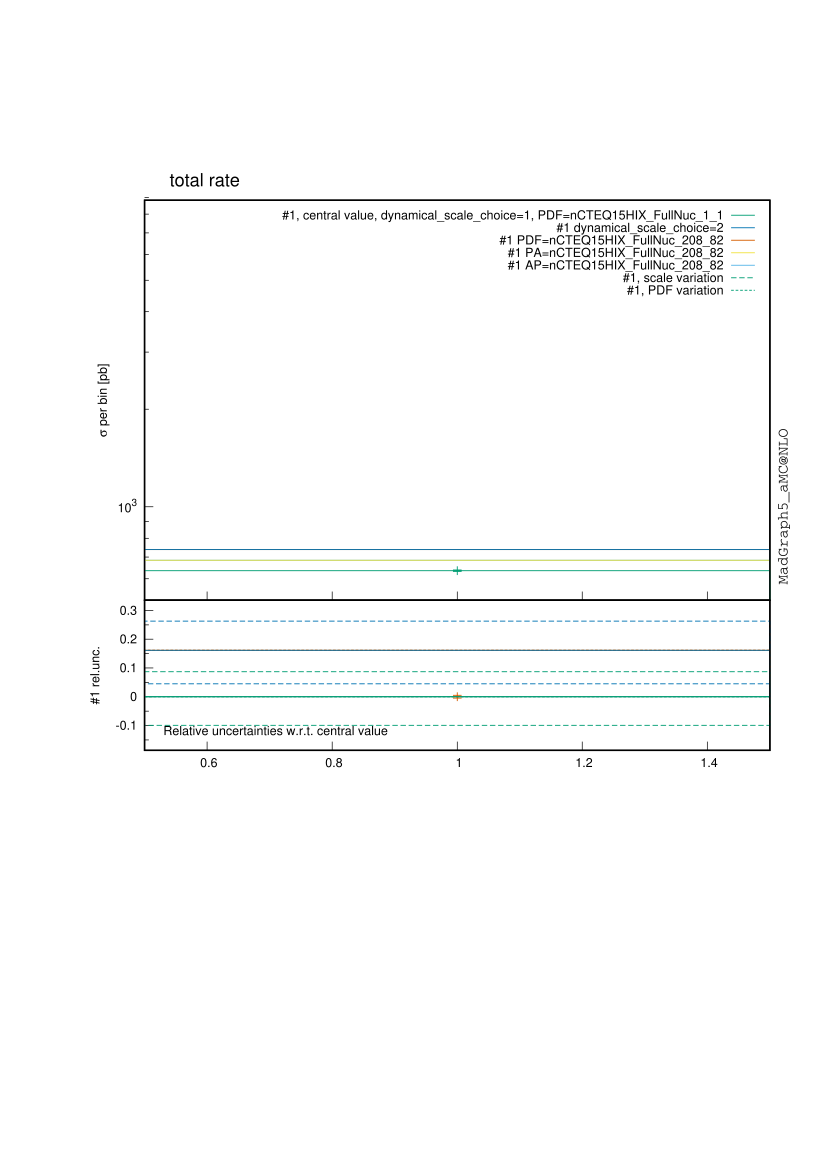

Generate this figure with gnuplot:

################################################################################
#
# This gnuplot file was generated by MadGraph5_aMC@NLO project, a program which 
# automatically generates Feynman diagrams and matrix elements for arbitrary
# high-energy processes in the Standard Model and beyond. It also perform the
# integration and/or generate events for these processes, at LO and NLO accuracy.
#
# For more information, visit madgraph.phys.ucl.ac.be and amcatnlo.web.cern.ch
#
################################################################################
# /home/charlie/research/mg5amcnlo_RPA_PineAPPL/test_pp2ttbar_PineAPPL/bin/internal/histograms.py /home/charlie/research/mg5amcnlo_RPA_PineAPPL/test_pp2ttbar_PineAPPL/SubProcesses/P0_gg_ttx/all_G1/MADatNLO.HwU /home/charlie/research/mg5amcnlo_RPA_PineAPPL/test_pp2ttbar_PineAPPL/SubProcesses/P0_uxu_ttx/all_G1/MADatNLO.HwU /home/charlie/research/mg5amcnlo_RPA_PineAPPL/test_pp2ttbar_PineAPPL/SubProcesses/P0_uux_ttx/all_G1/MADatNLO.HwU --out=/home/charlie/research/mg5amcnlo_RPA_PineAPPL/test_pp2ttbar_PineAPPL/Events/run_01/MADatNLO --gnuplot --band=[] --lhapdf-config=lhapdf-config --sum --keep_all_weights --no_open
reset

set lmargin 10
set rmargin 0
set terminal postscript portrait enhanced color "Helvetica" 9 
# The pdf terminal offers transparency support, but you will have to adapt things a bit
#set terminal pdf enhanced font "Helvetica 12" lw 1.0 dashed size 29.7cm, 21cm
set key font ",9"
set key samplen "2"
set output "MADatNLO.ps"

# This is the "PODO" color palette of gnuplot v.5, but with the order
# changed: palette of colors selected to be easily distinguishable by
# color-blind individuals with either protanopia or deuteranopia. Bang
# Wong [2011] Nature Methods 8, 441.

set style line   1 lt 1 lc rgb "#009e73" lw 1.3
set style line 101 lt 1 lc rgb "#009e73" lw 1.3 dt (6,3)
set style line  11 lt 2 lc rgb "#009e73" lw 1.3 dt (6,3)
set style line  21 lt 4 lc rgb "#009e73" lw 1.3 dt (3,2)
set style line  31 lt 6 lc rgb "#009e73" lw 1.3 dt (2,1)
set style line  41 lt 8 lc rgb "#009e73" lw 1.3 dt (4,3)

set style line   2 lt 1 lc rgb "#0072b2" lw 1.3
set style line 102 lt 1 lc rgb "#0072b2" lw 1.3 dt (6,3)
set style line  12 lt 2 lc rgb "#0072b2" lw 1.3 dt (6,3)
set style line  22 lt 4 lc rgb "#0072b2" lw 1.3 dt (3,2)
set style line  32 lt 6 lc rgb "#0072b2" lw 1.3 dt (2,1)
set style line  42 lt 8 lc rgb "#0072b2" lw 1.3 dt (4,3)

set style line   3 lt 1 lc rgb "#d55e00" lw 1.3
set style line 103 lt 1 lc rgb "#d55e00" lw 1.3 dt (6,3)
set style line  13 lt 2 lc rgb "#d55e00" lw 1.3 dt (6,3)
set style line  23 lt 4 lc rgb "#d55e00" lw 1.3 dt (3,2)
set style line  33 lt 6 lc rgb "#d55e00" lw 1.3 dt (2,1)
set style line  43 lt 8 lc rgb "#d55e00" lw 1.3 dt (4,3)

set style line   4 lt 1 lc rgb "#f0e442" lw 1.3
set style line 104 lt 1 lc rgb "#f0e442" lw 1.3 dt (6,3)
set style line  14 lt 2 lc rgb "#f0e442" lw 1.3 dt (6,3)
set style line  24 lt 4 lc rgb "#f0e442" lw 1.3 dt (3,2)
set style line  34 lt 6 lc rgb "#f0e442" lw 1.3 dt (2,1)
set style line  44 lt 8 lc rgb "#f0e442" lw 1.3 dt (4,3)

set style line   5 lt 1 lc rgb "#56b4e9" lw 1.3
set style line 105 lt 1 lc rgb "#56b4e9" lw 1.3 dt (6,3)
set style line  15 lt 2 lc rgb "#56b4e9" lw 1.3 dt (6,3)
set style line  25 lt 4 lc rgb "#56b4e9" lw 1.3 dt (3,2)
set style line  35 lt 6 lc rgb "#56b4e9" lw 1.3 dt (2,1)
set style line  45 lt 8 lc rgb "#56b4e9" lw 1.3 dt (4,3)

set style line   6 lt 1 lc rgb "#cc79a7" lw 1.3
set style line 106 lt 1 lc rgb "#cc79a7" lw 1.3 dt (6,3)
set style line  16 lt 2 lc rgb "#cc79a7" lw 1.3 dt (6,3)
set style line  26 lt 4 lc rgb "#cc79a7" lw 1.3 dt (3,2)
set style line  36 lt 6 lc rgb "#cc79a7" lw 1.3 dt (2,1)
set style line  46 lt 8 lc rgb "#cc79a7" lw 1.3 dt (4,3)

set style line   7 lt 1 lc rgb "#e69f00" lw 1.3
set style line 107 lt 1 lc rgb "#e69f00" lw 1.3 dt (6,3)
set style line  17 lt 2 lc rgb "#e69f00" lw 1.3 dt (6,3)
set style line  27 lt 4 lc rgb "#e69f00" lw 1.3 dt (3,2)
set style line  37 lt 6 lc rgb "#e69f00" lw 1.3 dt (2,1)
set style line  47 lt 8 lc rgb "#e69f00" lw 1.3 dt (4,3)

set style line   8 lt 1 lc rgb "black" lw 1.3
set style line 108 lt 1 lc rgb "black" lw 1.3 dt (6,3)
set style line  18 lt 2 lc rgb "black" lw 1.3 dt (6,3)
set style line  28 lt 4 lc rgb "black" lw 1.3 dt (3,2)
set style line  38 lt 6 lc rgb "black" lw 1.3 dt (2,1)
set style line  48 lt 8 lc rgb "black" lw 1.3 dt (4,3)


set style line  51 lt 1 lc rgb "blue" lw 2.0
set style line  52 lt 1 lc rgb "red" lw 2.0
set style line  522 lt 2 lc rgb "red" lw 2.0 dt (6,3)

set style line 999 lt 1 lc rgb "gray" lw 1.3

safe(x,y,a) = (y == 0.0 ? a : x/y)

set style data histeps
set key invert



################################################################################
### Rendering of the plot titled 'total rate'
################################################################################

set multiplot
set label "total rate" font ",13" at graph 0.04, graph 1.05
set xrange [5.0000e-01:1.5000e+00]
set bmargin 0 
set tmargin 0
set xtics nomirror
set ytics nomirror
set mytics 10
set xtics auto
set key horizontal noreverse maxcols 1 width -4 
set label front 'MadGraph5\_aMC\@NLO' font "Courier,11" rotate by 90 at graph 1.02, graph 0.04

#-- rendering subhistograms 'single diagram output'

set format y '10^{%T}'
set yrange [5.1488e+02:8.8261e+03]
set origin 0.0000e+00, 5.0000e-01
set size 1.0000e+00, 4.0000e-01
set mytics 10
set ytics auto
set format x ''
set logscale y
set ylabel "{/Symbol s} per bin [pb]"

plot \
sqrt(-1) ls 21 title '#1, PDF variation',\
sqrt(-1) ls 11 title '#1, scale variation',\
'MADatNLO.HwU' index 0 using (($1+$2)/2):20 ls 5 title '#1 AP=nCTEQ15HIX\_FullNuc\_208\_82',\
'MADatNLO.HwU' index 0 using (($1+$2)/2):17 ls 4 title '#1 PA=nCTEQ15HIX\_FullNuc\_208\_82',\
'MADatNLO.HwU' index 0 using (($1+$2)/2):14 ls 3 title '#1 PDF=nCTEQ15HIX\_FullNuc\_208\_82',\
'MADatNLO.HwU' index 0 using (($1+$2)/2):8 ls 2 title '#1 dynamical\_scale\_choice=2',\
'MADatNLO.HwU' index 0 using (($1+$2)/2):($3 >= 0 ? sqrt(-1) : abs($3)):4 w yerrorbar ls 101 title '',\
'MADatNLO.HwU' index 0 using (($1+$2)/2):($3 >= 0 ? sqrt(-1) : abs($3)) ls 101 title '',\
'MADatNLO.HwU' index 0 using (($1+$2)/2):($3 < 0 ? sqrt(-1) : $3):4 w yerrorbar ls 1 title '',\
'MADatNLO.HwU' index 0 using (($1+$2)/2):($3 < 0 ? sqrt(-1) : $3) ls 1 title '#1, central value, dynamical\_scale\_choice=1, PDF=nCTEQ15HIX\_FullNuc\_1\_1'
#-- rendering subhistograms 'Relative scale and PDF uncertainty'
unset label
unset format
set yrange [-1.8646e-01:3.3555e-01]
set origin 0.0000e+00, 3.5000e-01
set size 1.0000e+00, 1.5000e-01
set mytics 2
set ytics auto
set format x
unset logscale y
set ylabel "#1 rel.unc."
set label "Relative uncertainties w.r.t. central value" font ",9" front at graph 0.03, graph 0.13
plot \
'MADatNLO.HwU' index 0 using (($1+$2)/2):(safe($16,$3,1.0)-1.0) ls 23 title '',\
'MADatNLO.HwU' index 0 using (($1+$2)/2):(safe($15,$3,1.0)-1.0) ls 23 title '',\
'MADatNLO.HwU' index 0 using (($1+$2)/2):(safe($13,$3,1.0)-1.0) ls 21 title '',\
'MADatNLO.HwU' index 0 using (($1+$2)/2):(safe($12,$3,1.0)-1.0) ls 21 title '',\
'MADatNLO.HwU' index 0 using (($1+$2)/2):(safe($10,$3,1.0)-1.0) ls 12 title '',\
'MADatNLO.HwU' index 0 using (($1+$2)/2):(safe($9,$3,1.0)-1.0) ls 12 title '',\
'MADatNLO.HwU' index 0 using (($1+$2)/2):(safe($7,$3,1.0)-1.0) ls 11 title '',\
'MADatNLO.HwU' index 0 using (($1+$2)/2):(safe($6,$3,1.0)-1.0) ls 11 title '',\
0.0 ls 999 title '',\
'MADatNLO.HwU' index 0 using (($1+$2)/2):(0.0):(safe($4,$3,0.0)) w yerrorbar ls 3 title '',\
'MADatNLO.HwU' index 0 using (($1+$2)/2):(safe($14,$3,1.0)-1.0) ls 3 title '',\
'MADatNLO.HwU' index 0 using (($1+$2)/2):(safe($11,$3,1.0)-1.0) ls 1 title '',\
'MADatNLO.HwU' index 0 using (($1+$2)/2):(safe($8,$3,1.0)-1.0) ls 2 title '',\
'MADatNLO.HwU' index 0 using (($1+$2)/2):(safe($5,$3,1.0)-1.0) ls 1 title ''

unset label

################################################################################

################################################################################
### Rendering of the plot titled 'total rate Born'
################################################################################

set multiplot
set label "total rate Born" font ",13" at graph 0.04, graph 1.05
set xrange [5.0000e-01:1.5000e+00]
set bmargin 0 
set tmargin 0
set xtics nomirror
set ytics nomirror
set mytics 10
set xtics auto
set key horizontal noreverse maxcols 1 width -4 
set label front 'MadGraph5\_aMC\@NLO' font "Courier,11" rotate by 90 at graph 1.02, graph 0.04

#-- rendering subhistograms 'single diagram output'

set format y '10^{%T}'
set yrange [3.0790e+02:7.0396e+03]
set origin 0.0000e+00, 5.0000e-01
set size 1.0000e+00, 4.0000e-01
set mytics 10
set ytics auto
set format x ''
set logscale y
set ylabel "{/Symbol s} per bin [pb]"

plot \
sqrt(-1) ls 21 title '#1, PDF variation',\
sqrt(-1) ls 11 title '#1, scale variation',\
'MADatNLO.HwU' index 1 using (($1+$2)/2):20 ls 5 title '#1 AP=nCTEQ15HIX\_FullNuc\_208\_82',\
'MADatNLO.HwU' index 1 using (($1+$2)/2):17 ls 4 title '#1 PA=nCTEQ15HIX\_FullNuc\_208\_82',\
'MADatNLO.HwU' index 1 using (($1+$2)/2):14 ls 3 title '#1 PDF=nCTEQ15HIX\_FullNuc\_208\_82',\
'MADatNLO.HwU' index 1 using (($1+$2)/2):8 ls 2 title '#1 dynamical\_scale\_choice=2',\
'MADatNLO.HwU' index 1 using (($1+$2)/2):($3 >= 0 ? sqrt(-1) : abs($3)):4 w yerrorbar ls 101 title '',\
'MADatNLO.HwU' index 1 using (($1+$2)/2):($3 >= 0 ? sqrt(-1) : abs($3)) ls 101 title '',\
'MADatNLO.HwU' index 1 using (($1+$2)/2):($3 < 0 ? sqrt(-1) : $3):4 w yerrorbar ls 1 title '',\
'MADatNLO.HwU' index 1 using (($1+$2)/2):($3 < 0 ? sqrt(-1) : $3) ls 1 title '#1, central value, dynamical\_scale\_choice=1, PDF=nCTEQ15HIX\_FullNuc\_1\_1'
#-- rendering subhistograms 'Relative scale and PDF uncertainty'
unset label
unset format
set yrange [-3.7074e-01:6.2653e-01]
set origin 0.0000e+00, 3.5000e-01
set size 1.0000e+00, 1.5000e-01
set mytics 2
set ytics auto
set format x
unset logscale y
set ylabel "#1 rel.unc."
set label "Relative uncertainties w.r.t. central value" font ",9" front at graph 0.03, graph 0.13
plot \
'MADatNLO.HwU' index 1 using (($1+$2)/2):(safe($16,$3,1.0)-1.0) ls 23 title '',\
'MADatNLO.HwU' index 1 using (($1+$2)/2):(safe($15,$3,1.0)-1.0) ls 23 title '',\
'MADatNLO.HwU' index 1 using (($1+$2)/2):(safe($13,$3,1.0)-1.0) ls 21 title '',\
'MADatNLO.HwU' index 1 using (($1+$2)/2):(safe($12,$3,1.0)-1.0) ls 21 title '',\
'MADatNLO.HwU' index 1 using (($1+$2)/2):(safe($10,$3,1.0)-1.0) ls 12 title '',\
'MADatNLO.HwU' index 1 using (($1+$2)/2):(safe($9,$3,1.0)-1.0) ls 12 title '',\
'MADatNLO.HwU' index 1 using (($1+$2)/2):(safe($7,$3,1.0)-1.0) ls 11 title '',\
'MADatNLO.HwU' index 1 using (($1+$2)/2):(safe($6,$3,1.0)-1.0) ls 11 title '',\
0.0 ls 999 title '',\
'MADatNLO.HwU' index 1 using (($1+$2)/2):(0.0):(safe($4,$3,0.0)) w yerrorbar ls 3 title '',\
'MADatNLO.HwU' index 1 using (($1+$2)/2):(safe($14,$3,1.0)-1.0) ls 3 title '',\
'MADatNLO.HwU' index 1 using (($1+$2)/2):(safe($11,$3,1.0)-1.0) ls 1 title '',\
'MADatNLO.HwU' index 1 using (($1+$2)/2):(safe($8,$3,1.0)-1.0) ls 2 title '',\
'MADatNLO.HwU' index 1 using (($1+$2)/2):(safe($5,$3,1.0)-1.0) ls 1 title ''

unset label

################################################################################
unset multiplot
!ps2pdf "MADatNLO.ps" &> /dev/null
